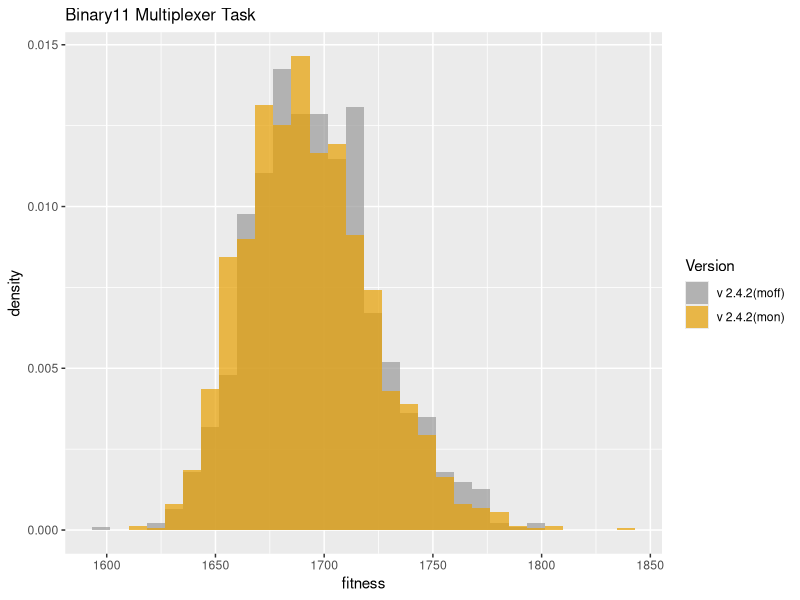
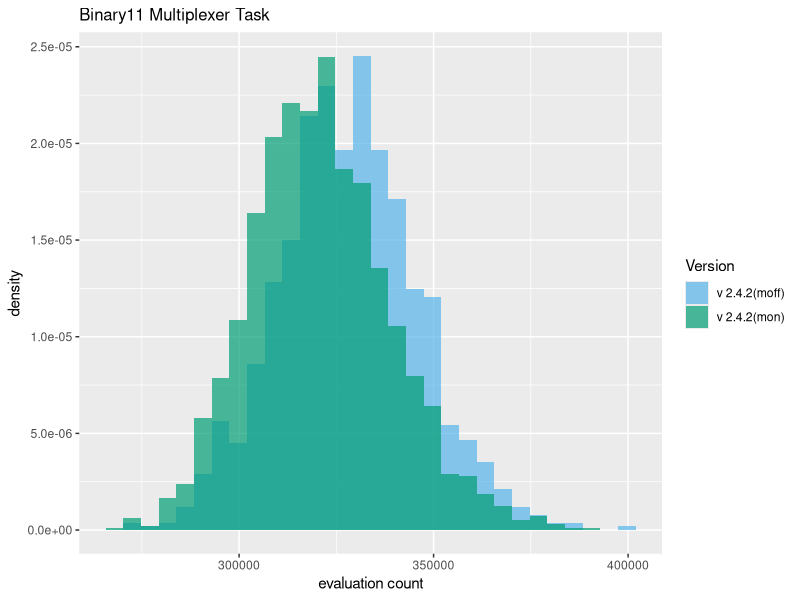

These charts were generated, in order, by the following R code:
library("ggplot2")
setwd("D:/home/websites/sharpneat-web/public/releases/sharpneat-2-4-2")

# A colourblind friendly palette.
cbPalette <- c("#999999", "#E69F00", "#56B4E9", "#009E73", "#F0E442", "#0072B2", "#D55E00", "#CC79A7")
cbPaletteB <- c("#56B4E9", "#009E73", "#F0E442", "#0072B2", "#D55E00","#CC79A7", "#999999", "#E69F00")

# Load two data frames
dat1 <- read.table("binary11-samples-v2-4-2-moff.csv", sep=",", head=TRUE)
dat2 <- read.table("binary11-samples-v2-4-2-mon.csv", sep=",", head=TRUE)

# Combine the two dataframes into one.
# First create a new column in each.
dat1$ver <- 'mof'
dat2$ver <- 'mon'

# and combine into a new data frame.
dat <- rbind(dat1, dat2)

# Plot two overlaid histograms, one for each of the two dataframes
p1 = ggplot(dat, aes(bestfitness, fill = ver )) + 
   geom_histogram(alpha = 0.7, aes(y = ..density..), position = 'identity') +
   scale_fill_manual(values=cbPalette, name='Version', labels=c('v 2.4.2(moff)','v 2.4.2(mon)')) +
   labs(x='fitness') + 
   ggtitle("Binary11 Multiplexer Task") +
   theme(plot.title = element_text(size = 12))

ggsave(filename="binary11-bestfitness-v242moff-v242mon-hist.png", plot=p1, height=4, width=8, units="in", dpi=100)

# Eval count.
p2 = ggplot(dat, aes(evalcount, fill = ver )) + 
   geom_histogram(alpha = 0.7, aes(y = ..density..), position = 'identity') +
   scale_fill_manual(values=cbPaletteB, name='Version', labels=c('v 2.4.2(moff)','v 2.4.2(mon)')) +
   labs(x='evaluation count') + 
   ggtitle("Binary11 Multiplexer Task") +
   theme(plot.title = element_text(size = 12))

ggsave(filename="binary11-evalcount-v242moff-v242mon-hist.png", plot=p2, height=4, width=8, units="in", dpi=100)



